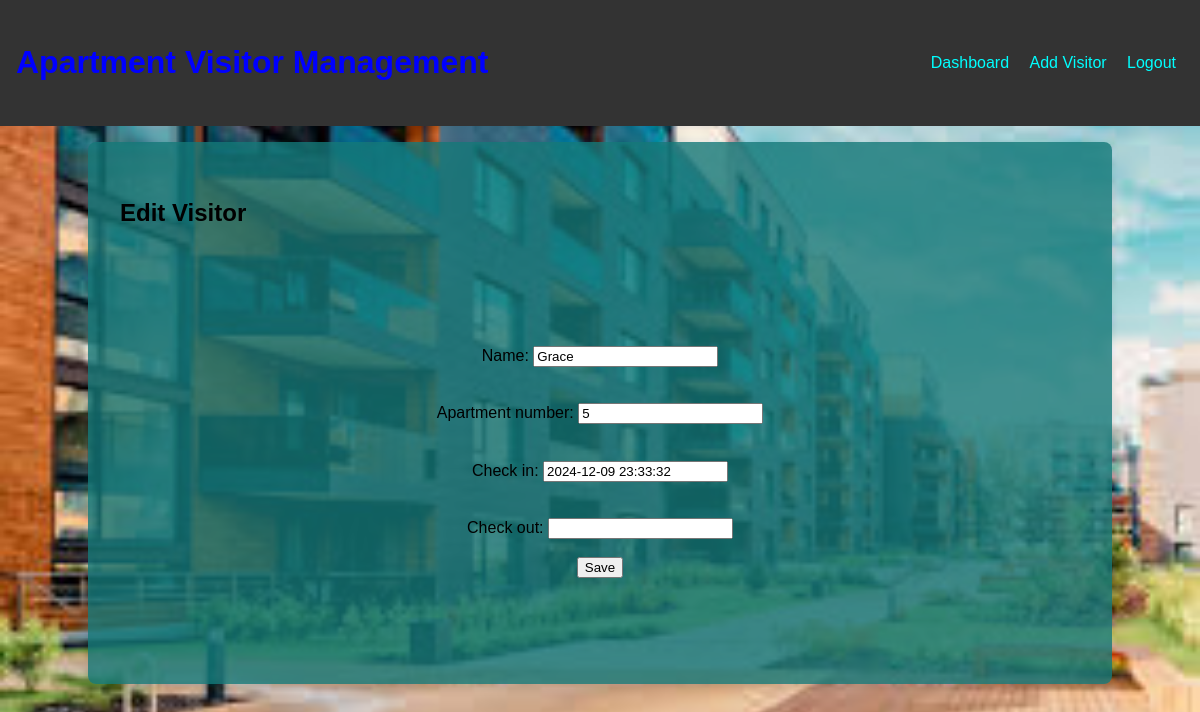
Screenshot of /visitor/12/update/ (signed in) with the database file from the repository.
### visitors/models.py (models this page shows)
class Visitor(models.Model):
    name = models.CharField(max_length=100)
    apartment_number = models.CharField(max_length=10)
    check_in = models.DateTimeField(default=timezone.now)
    check_out = models.DateTimeField(null=True, blank=True)
    added_by = models.ForeignKey(User, on_delete=models.SET_NULL, null=True)

### visitors/views.py (the view)
# urls.py: path('visitor/<int:pk>/update/', views.visitor_update, name='visitor_update'),
@login_required()
@user_passes_test(is_receptionist)
def visitor_update(request,pk):
    visitor = get_object_or_404(Visitor, pk=pk)
    if request.method == 'POST':
        form = VisitorForm(request.POST, instance=visitor)
        if form.is_valid():
            form.save()
            return redirect('dashboard')
    else:
        form = VisitorForm(instance=visitor)
    return render(request, 'visitor_form.html', {'form': form})

### visitors/forms.py
class VisitorForm(forms.ModelForm):
    class Meta:
        model = Visitor
        fields = ['name', 'apartment_number', 'check_in', 'check_out']

### visitors/views.py (called while the page is built)
def is_receptionist(user):
    return user.groups.filter(name='Receptionist').exists()

### visitors/templates/visitor_form.html (shortened to what this page needs)
{% extends 'base.html' %}
{% block content %}
<h2>{{ form.instance.pk|yesno:"Edit Visitor,Add Visitor" }}</h2>
<form method="post">
    {{ form.as_p }}
    <button type="submit">Save</button>
</form>
{% endblock %}

### visitors/static/css/style.css (style rules this page uses)
body { font-family: Arial, sans-serif; margin: 0; padding: 0; line-height: 1.6; background-image: url('../images/background.jpeg'); background-size: cover; background-position: center; background-repeat: no-repeat; }
form { display: flex; flex-direction: column; justify-content: center; align-items: center; height: 50vh; margin: 0 auto; }

### rows the page displays
Visitor: instance.pk "Edit Visitor", name "Grace", apartment_number "5", check_in "2024-12-09 23:33:32"
